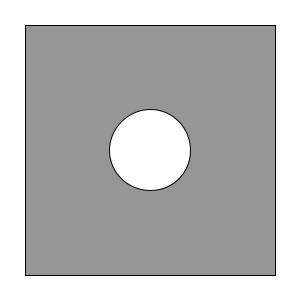
Frame 1 (no input)
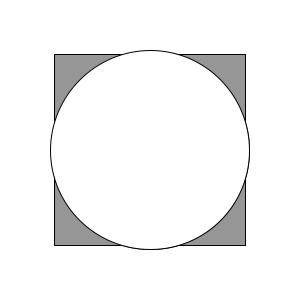
Frame 60 (the mouse pressed at the canvas centre just before this capture)
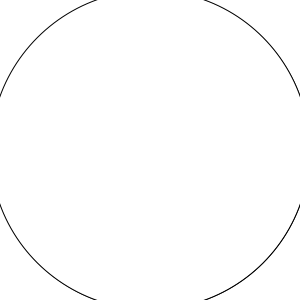
Frame 120 (the mouse held since frame 60 and released just before this capture)

The Processing sketch that drew these frames (run headless with seeded random() and noise(); from frame 60 on, the mouse is pressed at the canvas centre):

// Processing sketch: processing_29429
// ── processing_29429.pde

int circu = 80;
int recta = 250;

void setup(){
  size(300,300);
  
}

void draw(){
  background(255);
  
  ellipseMode(CENTER);
  
  fill(255);
  ellipse(width/2,height/2,circu,circu);
  circu = circu+1;
  
  stroke(0);
  fill(150);
  rectMode(CENTER);
  rect(width/2, height/2,recta,recta);
  recta = recta-1;
  
    fill(255);
  ellipse(width/2,height/2,circu,circu);
  circu = circu+1;
}
    
